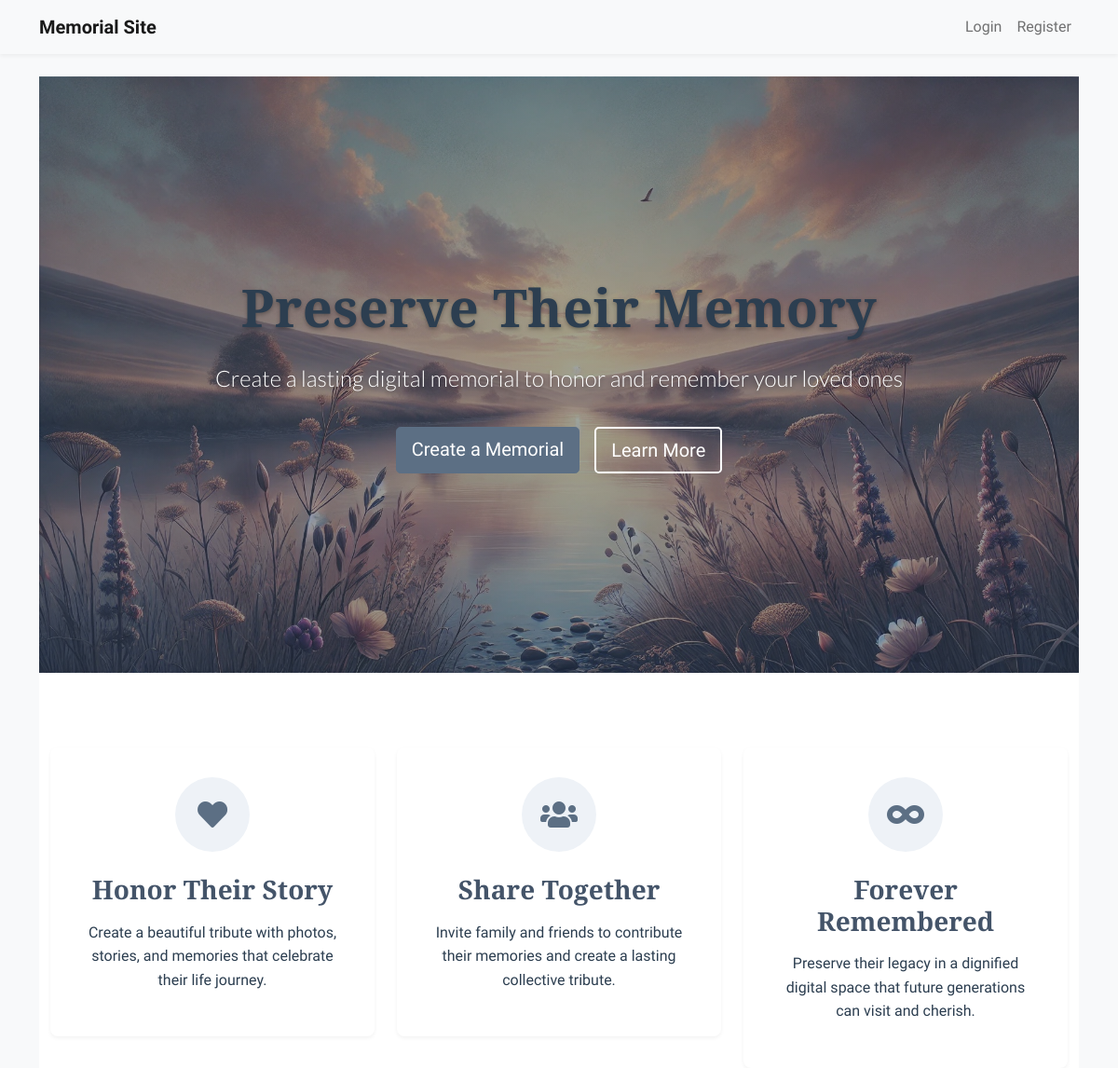
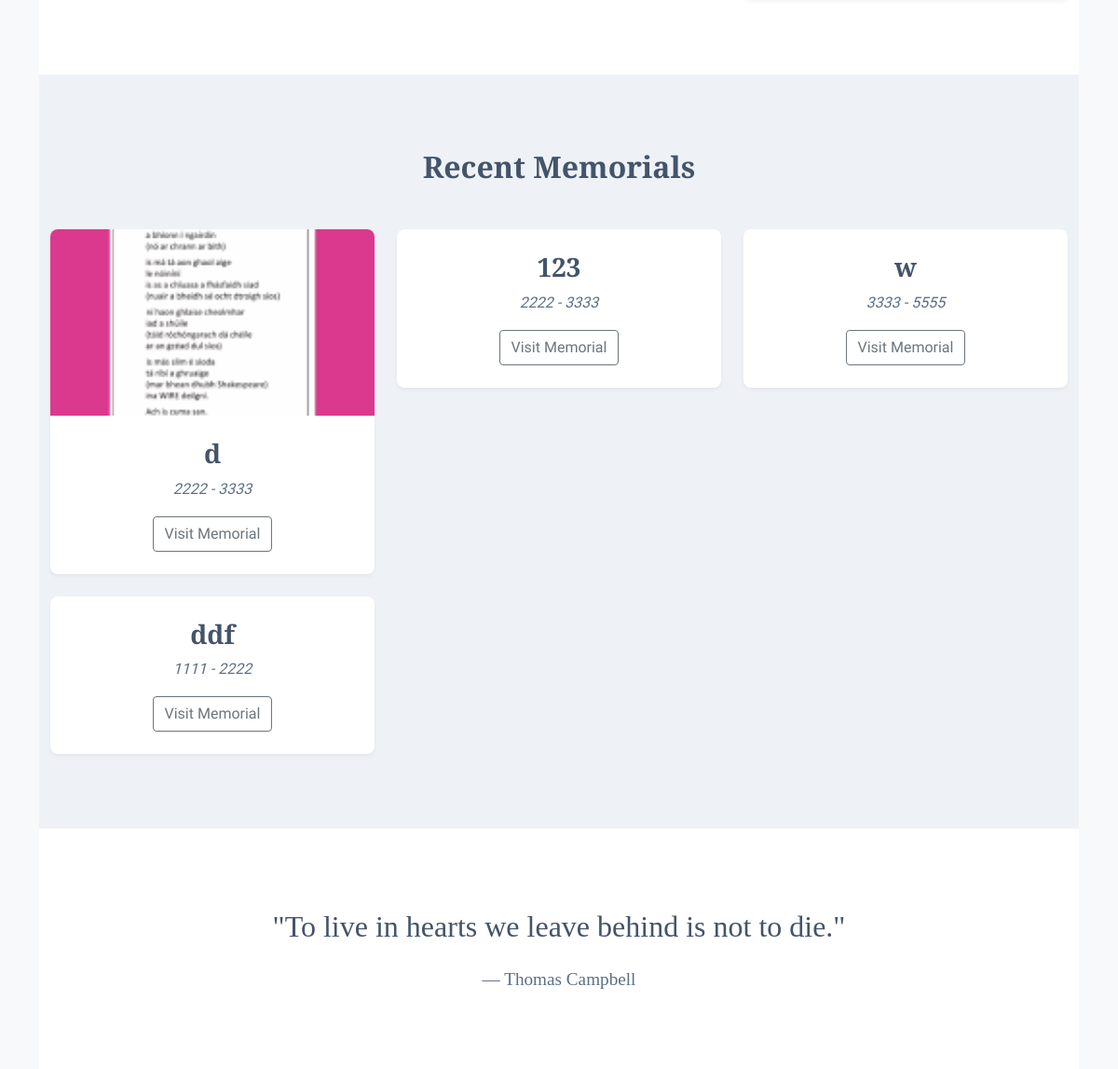
The page / on the database its author committed (2 pictures, top to bottom).
### app/models/memorial.py (models this page shows, shortened)
class Memorial(db.Model):
    id = db.Column(db.Integer, primary_key=True)
    name = db.Column(db.String(100), nullable=False)
    birth_date = db.Column(db.Date)
    death_date = db.Column(db.Date)
    biography = db.Column(db.Text)
    custom_url = db.Column(db.String(100), unique=True)
    is_public = db.Column(db.Boolean, default=True)
    access_code = db.Column(db.String(20))
    created_at = db.Column(db.DateTime, default=datetime.utcnow)
    creator_id = db.Column(db.Integer, db.ForeignKey('user.id'), nullable=False)
    theme_id = db.Column(db.Integer, db.ForeignKey('theme.id'))
    layout = db.Column(db.String(32), default='standard')  # standard, compact, full-width, etc.
    photos = db.relationship('Photo', backref='memorial', lazy='dynamic')
    tributes = db.relationship('Tribute', backref='memorial', lazy='dynamic')
    events = db.relationship('Event', backref='memorial', lazy='dynamic')

### app/models/photo.py (models this page shows, shortened)
class Photo(db.Model):
    id = db.Column(db.Integer, primary_key=True)
    filename = db.Column(db.String(255), nullable=False)
    caption = db.Column(db.String(255))
    date_taken = db.Column(db.Date)
    uploaded_at = db.Column(db.DateTime, default=datetime.utcnow)
    is_profile = db.Column(db.Boolean, default=False)
    display_order = db.Column(db.Integer, default=0)
    memorial_id = db.Column(db.Integer, db.ForeignKey('memorial.id'), nullable=False)

### app/routes/memorial.py (the view)
@bp.route('/')
def index():
    memorials = Memorial.query.filter_by(is_public=True).all()
    return render_template('memorial/index.html', memorials=memorials)

### app/templates/memorial/index.html (shortened to what this page needs)
{% extends "base.html" %}
{% block head %}
<link rel="stylesheet" href="{{ url_for('static', filename='css/home.css', v='1.0') }}">
{% endblock %}
{% block content %}
<div class="hero-section">
    <div class="hero-content">
        <h1>Preserve Their Memory</h1>
        <p class="lead">Create a lasting digital memorial to honor and remember your loved ones</p>
        {% if not current_user.is_authenticated %}
        <div class="cta-buttons">
            <a href="{{ url_for('auth.register') }}" class="btn btn-primary btn-lg">Create a Memorial</a>
            <a href="#learn-more" class="btn btn-outline btn-lg">Learn More</a>
        </div>
        {% else %}
        <div class="cta-buttons">
            <a href="{{ url_for('memorial.create') }}" class="btn btn-primary btn-lg">Create a Memorial</a>
        </div>
        {% endif %}
    </div>
</div>
<section id="learn-more" class="features-section">
    <div class="container">
        <div class="row g-4">
            <div class="col-md-4">
                <div class="feature-card">
                    <div class="feature-icon">
                        <i class="fas fa-heart"></i>
                    </div>
                    <h3>Honor Their Story</h3>
                    <p>Create a beautiful tribute with photos, stories, and memories that celebrate their life journey.</p>
                </div>
            </div>
            <div class="col-md-4">
                <div class="feature-card">
                    <div class="feature-icon">
                        <i class="fas fa-users"></i>
                    </div>
                    <h3>Share Together</h3>
                    <p>Invite family and friends to contribute their memories and create a lasting collective tribute.</p>
                </div>
            </div>
            <div class="col-md-4">
                <div class="feature-card">
                    <div class="feature-icon">
                        <i class="fas fa-infinity"></i>
                    </div>
                    <h3>Forever Remembered</h3>
                    <p>Preserve their legacy in a dignified digital space that future generations can visit and cherish.</p>
                </div>
            </div>
        </div>
    </div>
</section>
{% if memorials %}
<section class="recent-memorials">
    <div class="container">
        <h2>Recent Memorials</h2>
        <div class="row g-4">
            {% for memorial in memorials %}
            <div class="col-md-4">
                <div class="memorial-card">
                    {% if memorial.photos.filter_by(is_profile=true).first() %}
                    <div class="memorial-image">
                        <img src="{{ url_for('static', filename='uploads/' ~ memorial.id ~ '/' ~ memorial.photos.filter_by(is_profile=true).first().filename) }}"
                             alt="{{ memorial.name }}" class="img-fluid">
                    </div>
                    {% endif %}
                    <div class="memorial-content">
                        <h3>{{ memorial.name }}</h3>
                        <p class="memorial-dates">{{ memorial.birth_date.strftime('%Y') }} - {{ memorial.death_date.strftime('%Y') }}</p>
                        <a href="{{ url_for('memorial.view', id=memorial.id) }}" class="btn btn-outline-secondary">Visit Memorial</a>
                    </div>
                </div>
            </div>
            {% endfor %}
        </div>
    </div>
</section>
{% endif %}
<section class="quote-section">
    <div class="container">
        <blockquote>
            "To live in hearts we leave behind is not to die."
            <footer>— Thomas Campbell</footer>
        </blockquote>
    </div>
</section>
{% endblock %}

### app/static/css/base.css (style rules this page uses)
:root { --primary-color: #5c6f84; --primary-dark: #445469; --primary-light: #eef2f7; --accent-warm: #c4a484; --accent-soft: #a8c0d6; --neutral-100: #ffffff; --neutral-200: #f8f9fa; --neutral-300: #e9ecef; --neutral-400: #ced4da; --neutral-500: #adb5bd; --neutral-600: #6c757d; --neutral-700: #495057; --neutral-800: #343a40; --neutral-900: #212529; --text-primary: #2c3e50; --text-secondary: #5c6f84; --text-muted: #6c757d; --border-light: #dee2e6; --border-medium: #ced4da; --shadow-sm: 0 2px 4px rgba(0,0,0,0.05); --shadow-md: 0 4px 6px rgba(0,0,0,0.07); --shadow-lg: 0 10px 15px rgba(0,0,0,0.1); }
body { background-color: var(--neutral-200); color: var(--text-primary); font-family: 'Source Sans Pro', -apple-system, BlinkMacSystemFont, 'Segoe UI', Roboto, 'Helvetica Neue', Arial, sans-serif; line-height: 1.6; }
.btn-primary { background-color: var(--primary-color); border-color: var(--primary-color); color: var(--neutral-100); transition: all 0.2s ease-in-out; }
h1, h2, h3, h4, h5, h6 { color: var(--text-primary); font-weight: 600; margin-bottom: 1rem; }
a { color: var(--primary-color); text-decoration: none; transition: color 0.2s ease-in-out; }

### app/static/css/home.css (style rules this page uses)
.hero-section { background: linear-gradient( rgba(44, 62, 80, 0.4), rgba(44, 62, 80, 0.5) ), url('../images/hero-bg.jpg') center/cover; min-height: 80vh; display: flex; align-items: center; justify-content: center; text-align: center; color: var(--neutral-100); padding: 4rem 1rem; position: relative; }
.hero-content { max-width: 800px; margin: 0 auto; }
.hero-content h1, .hero-content .lead { text-shadow: 0 2px 4px rgba(0, 0, 0, 0.3); }
.hero-content h1 { font-family: 'Playfair Display', serif; font-size: 3.5rem; font-weight: 700; margin-bottom: 1.5rem; letter-spacing: 0.5px; }
.hero-content .lead { font-family: 'Lato', sans-serif; font-size: 1.5rem; font-weight: 300; margin-bottom: 2rem; line-height: 1.6; }
.cta-buttons { display: flex; gap: 1rem; justify-content: center; margin-top: 2rem; }
.btn-outline { color: var(--neutral-100); border: 2px solid var(--neutral-100); background: transparent; transition: all 0.3s ease; }
.features-section { padding: 5rem 0; background-color: var(--neutral-100); }
.feature-card { text-align: center; padding: 2rem; background: var(--neutral-100); border-radius: 8px; box-shadow: var(--shadow-sm); transition: all 0.3s ease; }
.feature-icon { width: 80px; height: 80px; margin: 0 auto 1.5rem; background: var(--primary-light); border-radius: 50%; display: flex; align-items: center; justify-content: center; }
.feature-icon i { font-size: 2rem; color: var(--primary-color); }
.feature-card h3 { font-family: 'Playfair Display', serif; color: var(--primary-dark); margin-bottom: 1rem; }
.recent-memorials { padding: 5rem 0; background-color: var(--primary-light); }
.recent-memorials h2 { font-family: 'Playfair Display', serif; text-align: center; margin-bottom: 3rem; color: var(--primary-dark); }
.memorial-card { background: var(--neutral-100); border-radius: 8px; overflow: hidden; box-shadow: var(--shadow-sm); transition: all 0.3s ease; }
.memorial-image { height: 200px; overflow: hidden; }
.memorial-image img { width: 100%; height: 100%; object-fit: cover; }
.memorial-content { padding: 1.5rem; text-align: center; }
.memorial-content h3 { font-family: 'Playfair Display', serif; color: var(--primary-dark); margin-bottom: 0.5rem; }
.memorial-dates { color: var(--text-secondary); font-style: italic; margin-bottom: 1rem; }
.quote-section { padding: 5rem 0; background-color: var(--neutral-100); text-align: center; }
blockquote { font-family: 'Playfair Display', serif; font-size: 2rem; color: var(--primary-dark); max-width: 800px; margin: 0 auto; line-height: 1.6; }
blockquote footer { font-size: 1.2rem; color: var(--text-secondary); margin-top: 1rem; }

### rows shown on the page
Memorial: id.filename (picture), name "d", birth_date "2222", death_date "3333"
Memorial: name "123", birth_date "2222", death_date "3333"
Memorial: name "w", birth_date "3333", death_date "5555"
Memorial: name "ddf", birth_date "1111", death_date "2222"
